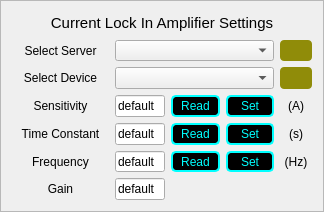
        <widget class="QFrame" name="frame_Current_Lockin_Setting">
         <property name="styleSheet">
          <string notr="true">#frame_Current_Lockin_Setting{
border:1px solid rgb(168,168,168)
}</string>
         </property>
         <property name="frameShape">
          <enum>QFrame::StyledPanel</enum>
         </property>
         <property name="frameShadow">
          <enum>QFrame::Raised</enum>
         </property>
         <layout class="QGridLayout" name="gridLayout_5" rowstretch="1,1,1,1,1,1,1" columnstretch="2,1,1,1,0">
          <item row="1" column="0">
           <widget class="QLabel" name="label_22">
            <property name="minimumSize">
             <size>
              <width>60</width>
              <height>20</height>
             </size>
            </property>
            <property name="styleSheet">
             <string notr="true">#label_ImageNum{
color: rgb(168, 168, 168)
}</string>
            </property>
            <property name="text">
             <string>Select Server</string>
            </property>
            <property name="alignment">
             <set>Qt::AlignCenter</set>
            </property>
           </widget>
          </item>
          <item row="1" column="1" colspan="3">
           <widget class="QComboBox" name="comboBox_Current_LI_SelectServer">
            <property name="minimumSize">
             <size>
              <width>50</width>
              <height>20</height>
             </size>
            </property>
            <property name="maximumSize">
             <size>
              <width>16777215</width>
              <height>16777215</height>
             </size>
            </property>
            <property name="currentIndex">
             <number>-1</number>
            </property>
           </widget>
          </item>
          <item row="1" column="4">
           <widget class="QPushButton" name="pushButton_Current_LI_ServerIndicator">
            <property name="sizePolicy">
             <sizepolicy hsizetype="Preferred" vsizetype="Preferred">
              <horstretch>0</horstretch>
              <verstretch>0</verstretch>
             </sizepolicy>
            </property>
            <property name="minimumSize">
             <size>
              <width>20</width>
              <height>20</height>
             </size>
            </property>
            <property name="maximumSize">
             <size>
              <width>16777215</width>
              <height>16777215</height>
             </size>
            </property>
            <property name="toolTip">
             <string/>
            </property>
            <property name="styleSheet">
             <string notr="true">#pushButton_Current_LI_ServerIndicator{
background: rgb(144, 140, 9);
 border-radius: 4px;
}</string>
            </property>
            <property name="text">
             <string/>
            </property>
            <property name="default">
             <bool>false</bool>
            </property>
           </widget>
          </item>
          <item row="2" column="0">
           <widget class="QLabel" name="label_10">
            <property name="minimumSize">
             <size>
              <width>60</width>
              <height>20</height>
             </size>
            </property>
            <property name="styleSheet">
             <string notr="true">#label_ImageNum{
color: rgb(168, 168, 168)
}</string>
            </property>
            <property name="text">
             <string>Select Device</string>
            </property>
            <property name="alignment">
             <set>Qt::AlignCenter</set>
            </property>
           </widget>
          </item>
          <item row="2" column="1" colspan="3">
           <widget class="QComboBox" name="comboBox_Current_LI_SelectDevice">
            <property name="minimumSize">
             <size>
              <width>50</width>
              <height>20</height>
             </size>
            </property>
            <property name="maximumSize">
             <size>
              <width>16777215</width>
              <height>16777215</height>
             </size>
            </property>
            <property name="currentIndex">
             <number>-1</number>
            </property>
           </widget>
          </item>
          <item row="2" column="4">
           <widget class="QPushButton" name="pushButton_Current_LI_DeviceIndicator">
            <property name="sizePolicy">
             <sizepolicy hsizetype="Preferred" vsizetype="Preferred">
              <horstretch>0</horstretch>
              <verstretch>0</verstretch>
             </sizepolicy>
            </property>
            <property name="minimumSize">
             <size>
              <width>20</width>
              <height>20</height>
             </size>
            </property>
            <property name="maximumSize">
             <size>
              <width>16777215</width>
              <height>16777215</height>
             </size>
            </property>
            <property name="toolTip">
             <string/>
            </property>
            <property name="styleSheet">
             <string notr="true">#pushButton_Current_LI_DeviceIndicator{
background: rgb(144, 140, 9);
 border-radius: 4px;
}</string>
            </property>
            <property name="text">
             <string/>
            </property>
            <property name="default">
             <bool>false</bool>
            </property>
           </widget>
          </item>
          <item row="3" column="0">
           <widget class="QLabel" name="label_Current_LI_Sensitivity">
            <property name="minimumSize">
             <size>
              <width>60</width>
              <height>20</height>
             </size>
            </property>
            <property name="styleSheet">
             <string notr="true">#label_ImageNum{
color: rgb(168, 168, 168)
}</string>
            </property>
            <property name="text">
             <string>Sensitivity</string>
            </property>
            <property name="alignment">
             <set>Qt::AlignCenter</set>
            </property>
           </widget>
          </item>
          <item row="3" column="1">
           <widget class="QLineEdit" name="lineEdit_Current_LI_Sensitivity">
            <property name="minimumSize">
             <size>
              <width>50</width>
              <height>20</height>
             </size>
            </property>
            <property name="maximumSize">
             <size>
              <width>16777215</width>
              <height>16777215</height>
             </size>
            </property>
            <property name="toolTip">
             <string>0 --&gt; 2 nV/fA; 1--&gt;5nV/fA, 2--&gt;10nV/fA, 3--&gt;20nV/fA, ..., 26 --&gt; 1V/uA</string>
            </property>
            <property name="text">
             <string>default</string>
            </property>
           </widget>
          </item>
          <item row="3" column="2">
           <widget class="QPushButton" name="pushButton_Current_LI_Sensitivity_Read">
            <property name="sizePolicy">
             <sizepolicy hsizetype="Preferred" vsizetype="Preferred">
              <horstretch>0</horstretch>
              <verstretch>0</verstretch>
             </sizepolicy>
            </property>
            <property name="minimumSize">
             <size>
              <width>20</width>
              <height>20</height>
             </size>
            </property>
            <property name="maximumSize">
             <size>
              <width>9999</width>
              <height>9999</height>
             </size>
            </property>
            <property name="focusPolicy">
             <enum>Qt::NoFocus</enum>
            </property>
            <property name="toolTip">
             <string/>
            </property>
            <property name="styleSheet">
             <string notr="true">QPushButton:disabled#pushButton_Current_LI_Sensitivity_Read{
color: rgb(168,168,168);
background-color:rgb(50,50,50);
border: 1px solid rgb(168,168,168);
border-radius: 5px
}

QPushButton:pressed#pushButton_Current_LI_Sensitivity_Read{
color: rgb(0,255,255);
background-color:rgb(150,150,150);
border: 1px solid rgb(0,255,255);
border-radius: 5px
}

QPushButton#pushButton_Current_LI_Sensitivity_Read{
color: rgb(0,255,255);
background-color:rgb(0,0,0);
border: 2px solid rgb(0,255,255);
border-radius: 5px
}

</string>
            </property>
            <property name="text">
             <string>Read</string>
            </property>
           </widget>
          </item>
          <item row="3" column="3">
           <widget class="QPushButton" name="pushButton_Current_LI_Sensitivity_Set">
            <property name="sizePolicy">
             <sizepolicy hsizetype="Preferred" vsizetype="Preferred">
              <horstretch>0</horstretch>
              <verstretch>0</verstretch>
             </sizepolicy>
            </property>
            <property name="minimumSize">
             <size>
              <width>20</width>
              <height>20</height>
             </size>
            </property>
            <property name="maximumSize">
             <size>
              <width>9999</width>
              <height>9999</height>
             </size>
            </property>
            <property name="focusPolicy">
             <enum>Qt::NoFocus</enum>
            </property>
            <property name="toolTip">
             <string/>
            </property>
            <property name="styleSheet">
             <string notr="true">QPushButton:disabled#pushButton_Current_LI_Sensitivity_Set{
color: rgb(168,168,168);
background-color:rgb(50,50,50);
border: 1px solid rgb(168,168,168);
border-radius: 5px
}

QPushButton:pressed#pushButton_Current_LI_Sensitivity_Set{
color: rgb(0,255,255);
background-color:rgb(150,150,150);
border: 1px solid rgb(0,255,255);
border-radius: 5px
}

QPushButton#pushButton_Current_LI_Sensitivity_Set{
color: rgb(0,255,255);
background-color:rgb(0,0,0);
border: 2px solid rgb(0,255,255);
border-radius: 5px
}

</string>
            </property>
            <property name="text">
             <string>Set</string>
            </property>
           </widget>
          </item>
          <item row="3" column="4">
           <widget class="QLabel" name="label_15">
            <property name="minimumSize">
             <size>
              <width>20</width>
              <height>20</height>
             </size>
            </property>
            <property name="toolTip">
             <string notr="true"/>
            </property>
            <property name="text">
             <string>(A)</string>
            </property>
            <property name="alignment">
             <set>Qt::AlignCenter</set>
            </property>
           </widget>
          </item>
          <item row="4" column="0">
           <widget class="QLabel" name="label_Current_LI_Timeconstant">
            <property name="minimumSize">
             <size>
              <width>60</width>
              <height>20</height>
             </size>
            </property>
            <property name="styleSheet">
             <string notr="true">#label_ImageNum{
color: rgb(168, 168, 168)
}</string>
            </property>
            <property name="text">
             <string>Time Constant</string>
            </property>
            <property name="alignment">
             <set>Qt::AlignCenter</set>
            </property>
           </widget>
          </item>
          <item row="4" column="1">
           <widget class="QLineEdit" name="lineEdit_Current_LI_Timeconstant">
            <property name="minimumSize">
             <size>
              <width>50</width>
              <height>20</height>
             </size>
            </property>
            <property name="maximumSize">
             <size>
              <width>16777215</width>
              <height>16777215</height>
             </size>
            </property>
            <property name="toolTip">
             <string>0 --&gt; 10 us; 1--&gt;30us, 2--&gt;100us, 3--&gt;300us, ..., 19 --&gt; 30ks</string>
            </property>
            <property name="text">
             <string>default</string>
            </property>
           </widget>
          </item>
          <item row="4" column="2">
           <widget class="QPushButton" name="pushButton_Current_LI_Timeconstant_Read">
            <property name="sizePolicy">
             <sizepolicy hsizetype="Preferred" vsizetype="Preferred">
              <horstretch>0</horstretch>
              <verstretch>0</verstretch>
             </sizepolicy>
            </property>
            <property name="minimumSize">
             <size>
              <width>20</width>
              <height>20</height>
             </size>
            </property>
            <property name="maximumSize">
             <size>
              <width>9999</width>
              <height>9999</height>
             </size>
            </property>
            <property name="focusPolicy">
             <enum>Qt::NoFocus</enum>
            </property>
            <property name="toolTip">
             <string/>
            </property>
            <property name="styleSheet">
             <string notr="true">QPushButton:disabled#pushButton_Current_LI_Timeconstant_Read{
color: rgb(168,168,168);
background-color:rgb(50,50,50);
border: 1px solid rgb(168,168,168);
border-radius: 5px
}

QPushButton:pressed#pushButton_Current_LI_Timeconstant_Read{
color: rgb(0,255,255);
background-color:rgb(150,150,150);
border: 1px solid rgb(0,255,255);
border-radius: 5px
}

QPushButton#pushButton_Current_LI_Timeconstant_Read{
color: rgb(0,255,255);
background-color:rgb(0,0,0);
border: 2px solid rgb(0,255,255);
border-radius: 5px
}

</string>
            </property>
            <property name="text">
             <string>Read</string>
            </property>
           </widget>
          </item>
          <item row="4" column="3">
           <widget class="QPushButton" name="pushButton_Current_LI_Timeconstant_Set">
            <property name="sizePolicy">
             <sizepolicy hsizetype="Preferred" vsizetype="Preferred">
              <horstretch>0</horstretch>
              <verstretch>0</verstretch>
             </sizepolicy>
            </property>
            <property name="minimumSize">
             <size>
              <width>20</width>
              <height>20</height>
             </size>
            </property>
            <property name="maximumSize">
             <size>
              <width>9999</width>
              <height>9999</height>
             </size>
            </property>
            <property name="focusPolicy">
             <enum>Qt::NoFocus</enum>
            </property>
            <property name="toolTip">
             <string/>
            </property>
            <property name="styleSheet">
             <string notr="true">QPushButton:disabled#pushButton_Current_LI_Timeconstant_Set{
color: rgb(168,168,168);
background-color:rgb(50,50,50);
border: 1px solid rgb(168,168,168);
border-radius: 5px
}

QPushButton:pressed#pushButton_Current_LI_Timeconstant_Set{
color: rgb(0,255,255);
background-color:rgb(150,150,150);
border: 1px solid rgb(0,255,255);
border-radius: 5px
}

QPushButton#pushButton_Current_LI_Timeconstant_Set{
color: rgb(0,255,255);
background-color:rgb(0,0,0);
border: 2px solid rgb(0,255,255);
border-radius: 5px
}

</string>
            </property>
            <property name="text">
             <string>Set</string>
            </property>
           </widget>
          </item>
          <item row="4" column="4">
           <widget class="QLabel" name="label_14">
            <property name="minimumSize">
             <size>
              <width>20</width>
              <height>20</height>
             </size>
            </property>
            <property name="toolTip">
             <string notr="true"/>
            </property>
            <property name="text">
             <string>(s)</string>
            </property>
            <property name="alignment">
             <set>Qt::AlignCenter</set>
            </property>
           </widget>
          </item>
          <item row="5" column="0">
           <widget class="QLabel" name="label_12">
            <property name="minimumSize">
             <size>
              <width>80</width>
              <height>20</height>
             </size>
            </property>
            <property name="maximumSize">
             <size>
              <width>200</width>
              <height>16777215</height>
             </size>
            </property>
            <property name="text">
             <string>Frequency</string>
            </property>
            <property name="alignment">
             <set>Qt::AlignCenter</set>
            </property>
           </widget>
          </item>
          <item row="5" column="1">
           <widget class="QLineEdit" name="lineEdit_Current_LI_Frequency">
            <property name="minimumSize">
             <size>
              <width>50</width>
              <height>20</height>
             </size>
            </property>
            <property name="maximumSize">
             <size>
              <width>16777215</width>
              <height>16777215</height>
             </size>
            </property>
            <property name="text">
             <string>default</string>
            </property>
           </widget>
          </item>
          <item row="5" column="2">
           <widget class="QPushButton" name="pushButton_Current_LI_Frequency_Read">
            <property name="sizePolicy">
             <sizepolicy hsizetype="Preferred" vsizetype="Preferred">
              <horstretch>0</horstretch>
              <verstretch>0</verstretch>
             </sizepolicy>
            </property>
            <property name="minimumSize">
             <size>
              <width>20</width>
              <height>20</height>
             </size>
            </property>
            <property name="maximumSize">
             <size>
              <width>9999</width>
              <height>9999</height>
             </size>
            </property>
            <property name="focusPolicy">
             <enum>Qt::NoFocus</enum>
            </property>
            <property name="toolTip">
             <string/>
            </property>
            <property name="styleSheet">
             <string notr="true">QPushButton:disabled#pushButton_Current_LI_Frequency_Read{
color: rgb(168,168,168);
background-color:rgb(50,50,50);
border: 1px solid rgb(168,168,168);
border-radius: 5px
}

QPushButton:pressed#pushButton_Current_LI_Frequency_Read{
color: rgb(0,255,255);
background-color:rgb(150,150,150);
border: 1px solid rgb(0,255,255);
border-radius: 5px
}

QPushButton#pushButton_Current_LI_Frequency_Read{
color: rgb(0,255,255);
background-color:rgb(0,0,0);
border: 2px solid rgb(0,255,255);
border-radius: 5px
}

</string>
            </property>
            <property name="text">
             <string>Read</string>
            </property>
           </widget>
          </item>
          <item row="5" column="3">
           <widget class="QPushButton" name="pushButton_Current_LI_Frequency_Set">
            <property name="sizePolicy">
             <sizepolicy hsizetype="Preferred" vsizetype="Preferred">
              <horstretch>0</horstretch>
              <verstretch>0</verstretch>
             </sizepolicy>
            </property>
            <property name="minimumSize">
             <size>
              <width>20</width>
              <height>20</height>
             </size>
            </property>
            <property name="maximumSize">
             <size>
              <width>9999</width>
              <height>9999</height>
             </size>
            </property>
            <property name="focusPolicy">
             <enum>Qt::NoFocus</enum>
            </property>
            <property name="toolTip">
             <string/>
            </property>
            <property name="styleSheet">
             <string notr="true">QPushButton:disabled#pushButton_Current_LI_Frequency_Set{
color: rgb(168,168,168);
background-color:rgb(50,50,50);
border: 1px solid rgb(168,168,168);
border-radius: 5px
}

QPushButton:pressed#pushButton_Current_LI_Frequency_Set{
color: rgb(0,255,255);
background-color:rgb(150,150,150);
border: 1px solid rgb(0,255,255);
border-radius: 5px
}

QPushButton#pushButton_Current_LI_Frequency_Set{
color: rgb(0,255,255);
background-color:rgb(0,0,0);
border: 2px solid rgb(0,255,255);
border-radius: 5px
}

</string>
            </property>
            <property name="text">
             <string>Set</string>
            </property>
           </widget>
          </item>
          <item row="5" column="4">
           <widget class="QLabel" name="label_23">
            <property name="minimumSize">
             <size>
              <width>20</width>
              <height>20</height>
             </size>
            </property>
            <property name="toolTip">
             <string notr="true"/>
            </property>
            <property name="text">
             <string>(Hz)</string>
            </property>
            <property name="alignment">
             <set>Qt::AlignCenter</set>
            </property>
           </widget>
          </item>
          <item row="6" column="0">
           <widget class="QLabel" name="label_24">
            <property name="minimumSize">
             <size>
              <width>80</width>
              <height>20</height>
             </size>
            </property>
            <property name="maximumSize">
             <size>
              <width>200</width>
              <height>16777215</height>
             </size>
            </property>
            <property name="text">
             <string>Gain</string>
            </property>
            <property name="alignment">
             <set>Qt::AlignCenter</set>
            </property>
           </widget>
          </item>
          <item row="6" column="1">
           <widget class="QLineEdit" name="lineEdit_Current_LI_Gain">
            <property name="minimumSize">
             <size>
              <width>50</width>
              <height>20</height>
             </size>
            </property>
            <property name="maximumSize">
             <size>
              <width>16777215</width>
              <height>16777215</height>
             </size>
            </property>
            <property name="text">
             <string>default</string>
            </property>
           </widget>
          </item>
          <item row="0" column="0" colspan="5">
           <widget class="QLabel" name="label_Current_LI_Settings">
            <property name="minimumSize">
             <size>
              <width>60</width>
              <height>20</height>
             </size>
            </property>
            <property name="font">
             <font>
              <pointsize>11</pointsize>
             </font>
            </property>
            <property name="styleSheet">
             <string notr="true">#label_ImageNum{
color: rgb(168, 168, 168)
}</string>
            </property>
            <property name="text">
             <string>Current Lock In Amplifier Settings</string>
            </property>
            <property name="alignment">
             <set>Qt::AlignCenter</set>
            </property>
           </widget>
          </item>
         </layout>
        </widget>
